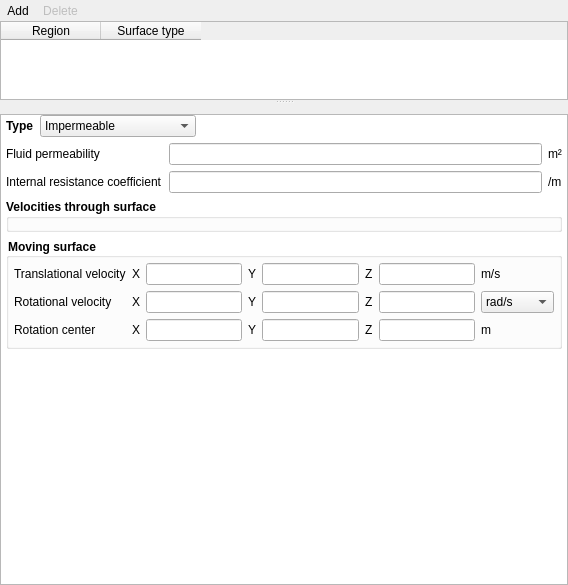
<?xml version="1.0" encoding="UTF-8"?>
<ui version="4.0">
 <class>internal_surfaces</class>
 <widget class="QWidget" name="internal_surfaces">
  <property name="geometry">
   <rect>
    <x>0</x>
    <y>0</y>
    <width>568</width>
    <height>585</height>
   </rect>
  </property>
  <property name="windowTitle">
   <string>Internal surfaces</string>
  </property>
  <property name="styleSheet">
   <string notr="true"/>
  </property>
  <layout class="QVBoxLayout" name="verticalLayout">
   <property name="spacing">
    <number>0</number>
   </property>
   <property name="leftMargin">
    <number>0</number>
   </property>
   <property name="topMargin">
    <number>0</number>
   </property>
   <property name="rightMargin">
    <number>0</number>
   </property>
   <property name="bottomMargin">
    <number>0</number>
   </property>
   <item>
    <widget class="QSplitter" name="splitter">
     <property name="orientation">
      <enum>Qt::Vertical</enum>
     </property>
     <widget class="QWidget" name="top_frame" native="true">
      <property name="sizePolicy">
       <sizepolicy hsizetype="Expanding" vsizetype="MinimumExpanding">
        <horstretch>0</horstretch>
        <verstretch>0</verstretch>
       </sizepolicy>
      </property>
      <property name="maximumSize">
       <size>
        <width>16777215</width>
        <height>100</height>
       </size>
      </property>
      <layout class="QVBoxLayout" name="verticalLayout_3">
       <property name="spacing">
        <number>0</number>
       </property>
       <property name="leftMargin">
        <number>0</number>
       </property>
       <property name="topMargin">
        <number>0</number>
       </property>
       <property name="rightMargin">
        <number>0</number>
       </property>
       <property name="bottomMargin">
        <number>0</number>
       </property>
       <item>
        <widget class="QWidget" name="frame_add_delete" native="true">
         <layout class="QHBoxLayout" name="horizontalLayout_7">
          <property name="spacing">
           <number>0</number>
          </property>
          <property name="leftMargin">
           <number>0</number>
          </property>
          <property name="topMargin">
           <number>0</number>
          </property>
          <property name="rightMargin">
           <number>0</number>
          </property>
          <property name="bottomMargin">
           <number>0</number>
          </property>
          <item>
           <layout class="QHBoxLayout" name="horizontalLayout">
            <item>
             <widget class="QToolButton" name="toolbutton_add">
              <property name="toolTip">
               <string>Define new internal surface over one or more regions</string>
              </property>
              <property name="text">
               <string>Add</string>
              </property>
              <property name="autoRaise">
               <bool>true</bool>
              </property>
             </widget>
            </item>
            <item>
             <widget class="QToolButton" name="toolbutton_delete">
              <property name="enabled">
               <bool>false</bool>
              </property>
              <property name="toolTip">
               <string>Delete internal surface</string>
              </property>
              <property name="text">
               <string>Delete</string>
              </property>
              <property name="autoRaise">
               <bool>true</bool>
              </property>
             </widget>
            </item>
            <item>
             <spacer name="horizontalSpacer">
              <property name="orientation">
               <enum>Qt::Horizontal</enum>
              </property>
              <property name="sizeHint" stdset="0">
               <size>
                <width>40</width>
                <height>20</height>
               </size>
              </property>
             </spacer>
            </item>
           </layout>
          </item>
         </layout>
        </widget>
       </item>
       <item>
        <widget class="QTableWidget" name="tablewidget_regions">
         <property name="maximumSize">
          <size>
           <width>16777215</width>
           <height>100</height>
          </size>
         </property>
         <property name="selectionMode">
          <enum>QAbstractItemView::SingleSelection</enum>
         </property>
         <property name="selectionBehavior">
          <enum>QAbstractItemView::SelectRows</enum>
         </property>
         <attribute name="horizontalHeaderHighlightSections">
          <bool>false</bool>
         </attribute>
         <attribute name="verticalHeaderVisible">
          <bool>false</bool>
         </attribute>
         <column>
          <property name="text">
           <string>Region</string>
          </property>
         </column>
         <column>
          <property name="text">
           <string>Surface type</string>
          </property>
         </column>
        </widget>
       </item>
      </layout>
     </widget>
     <widget class="QWidget" name="bottom_frame" native="true">
      <property name="sizePolicy">
       <sizepolicy hsizetype="Expanding" vsizetype="Expanding">
        <horstretch>0</horstretch>
        <verstretch>0</verstretch>
       </sizepolicy>
      </property>
      <layout class="QGridLayout" name="gridLayout_15">
       <property name="leftMargin">
        <number>0</number>
       </property>
       <property name="topMargin">
        <number>10</number>
       </property>
       <property name="rightMargin">
        <number>0</number>
       </property>
       <property name="bottomMargin">
        <number>0</number>
       </property>
       <item row="0" column="0">
        <layout class="QHBoxLayout" name="horizontalLayout_2"/>
       </item>
       <item row="1" column="0">
        <widget class="QScrollArea" name="scrollarea_detail">
         <property name="sizePolicy">
          <sizepolicy hsizetype="Expanding" vsizetype="MinimumExpanding">
           <horstretch>0</horstretch>
           <verstretch>0</verstretch>
          </sizepolicy>
         </property>
         <property name="minimumSize">
          <size>
           <width>0</width>
           <height>0</height>
          </size>
         </property>
         <property name="styleSheet">
          <string notr="true">QWidget#detail_pane {background-color: white}</string>
         </property>
         <property name="widgetResizable">
          <bool>true</bool>
         </property>
         <widget class="QWidget" name="detail_pane">
          <property name="geometry">
           <rect>
            <x>0</x>
            <y>0</y>
            <width>566</width>
            <height>454</height>
           </rect>
          </property>
          <layout class="QVBoxLayout" name="verticalLayout_4">
           <property name="leftMargin">
            <number>5</number>
           </property>
           <property name="topMargin">
            <number>0</number>
           </property>
           <property name="rightMargin">
            <number>5</number>
           </property>
           <property name="bottomMargin">
            <number>0</number>
           </property>
           <item>
            <layout class="QVBoxLayout" name="verticalLayout_2">
             <item>
              <widget class="QWidget" name="frame_fluid_parameters" native="true">
               <layout class="QGridLayout" name="gridLayout_3">
                <property name="leftMargin">
                 <number>0</number>
                </property>
                <property name="topMargin">
                 <number>0</number>
                </property>
                <property name="rightMargin">
                 <number>0</number>
                </property>
                <property name="bottomMargin">
                 <number>0</number>
                </property>
                <item row="3" column="0" colspan="3">
                 <widget class="QGroupBox" name="groupbox_solids_velocities">
                  <property name="font">
                   <font>
                    <weight>75</weight>
                    <bold>true</bold>
                   </font>
                  </property>
                  <property name="title">
                   <string>Velocities through surface</string>
                  </property>
                  <property name="flat">
                   <bool>true</bool>
                  </property>
                  <layout class="QGridLayout" name="gridLayout_3">
                   <property name="leftMargin">
                    <number>5</number>
                   </property>
                   <property name="topMargin">
                    <number>5</number>
                   </property>
                   <property name="rightMargin">
                    <number>5</number>
                   </property>
                   <property name="bottomMargin">
                    <number>5</number>
                   </property>
                  </layout>
                 </widget>
                </item>
                <item row="2" column="1">
                 <widget class="LineEdit" name="lineedit_keyword_is_pc_args_IS_2"/>
                </item>
                <item row="5" column="1">
                 <spacer name="verticalSpacer">
                  <property name="orientation">
                   <enum>Qt::Vertical</enum>
                  </property>
                  <property name="sizeHint" stdset="0">
                   <size>
                    <width>20</width>
                    <height>40</height>
                   </size>
                  </property>
                 </spacer>
                </item>
                <item row="2" column="2">
                 <widget class="QLabel" name="label_is_pc_2_units">
                  <property name="text">
                   <string>/m</string>
                  </property>
                 </widget>
                </item>
                <item row="0" column="0" colspan="3">
                 <layout class="QHBoxLayout" name="horizontalLayout_3">
                  <property name="spacing">
                   <number>6</number>
                  </property>
                  <item>
                   <widget class="QLabel" name="label_is_type">
                    <property name="font">
                     <font>
                      <weight>75</weight>
                      <bold>true</bold>
                     </font>
                    </property>
                    <property name="text">
                     <string>Type</string>
                    </property>
                   </widget>
                  </item>
                  <item>
                   <widget class="ComboBox" name="combobox_is_type">
                    <item>
                     <property name="text">
                      <string>Impermeable</string>
                     </property>
                    </item>
                    <item>
                     <property name="text">
                      <string>X-axis impermeable</string>
                     </property>
                    </item>
                    <item>
                     <property name="text">
                      <string>Y-axis impermeable</string>
                     </property>
                    </item>
                    <item>
                     <property name="text">
                      <string>Z-axis impermeable</string>
                     </property>
                    </item>
                    <item>
                     <property name="text">
                      <string>Semi-permeable</string>
                     </property>
                    </item>
                    <item>
                     <property name="text">
                      <string>X-axis semi-permeable</string>
                     </property>
                    </item>
                    <item>
                     <property name="text">
                      <string>Y-axis semi-permeable</string>
                     </property>
                    </item>
                    <item>
                     <property name="text">
                      <string>Z-axis semi-permeable</string>
                     </property>
                    </item>
                    <item>
                     <property name="text">
                      <string>Moveable (STL)</string>
                     </property>
                    </item>
                   </widget>
                  </item>
                  <item>
                   <spacer name="horizontalSpacer_2">
                    <property name="orientation">
                     <enum>Qt::Horizontal</enum>
                    </property>
                    <property name="sizeHint" stdset="0">
                     <size>
                      <width>40</width>
                      <height>20</height>
                     </size>
                    </property>
                   </spacer>
                  </item>
                 </layout>
                </item>
                <item row="1" column="0">
                 <widget class="QLabel" name="label_is_pc_1">
                  <property name="text">
                   <string>Fluid permeability</string>
                  </property>
                 </widget>
                </item>
                <item row="1" column="2">
                 <widget class="QLabel" name="label_is_pc_1_units">
                  <property name="text">
                   <string>m²</string>
                  </property>
                 </widget>
                </item>
                <item row="2" column="0">
                 <widget class="QLabel" name="label_is_pc_2">
                  <property name="text">
                   <string>Internal resistance coefficient</string>
                  </property>
                 </widget>
                </item>
                <item row="1" column="1">
                 <widget class="LineEdit" name="lineedit_keyword_is_pc_args_IS_1"/>
                </item>
                <item row="4" column="0" colspan="3">
                 <widget class="QGroupBox" name="groupbox_moving_surface">
                  <property name="styleSheet">
                   <string notr="true">QGroupBox {font-weight: bold;}</string>
                  </property>
                  <property name="title">
                   <string>Moving surface</string>
                  </property>
                  <layout class="QGridLayout" name="gridLayout">
                   <property name="leftMargin">
                    <number>5</number>
                   </property>
                   <property name="topMargin">
                    <number>5</number>
                   </property>
                   <property name="rightMargin">
                    <number>5</number>
                   </property>
                   <property name="bottomMargin">
                    <number>5</number>
                   </property>
                   <item row="0" column="0">
                    <widget class="QLabel" name="label_is_wall_vel">
                     <property name="text">
                      <string>Translational velocity</string>
                     </property>
                    </widget>
                   </item>
                   <item row="1" column="2">
                    <widget class="LineEdit" name="lineedit_keyword_is_wall_omega_args_IS_1"/>
                   </item>
                   <item row="1" column="6">
                    <widget class="LineEdit" name="lineedit_keyword_is_wall_omega_args_IS_3"/>
                   </item>
                   <item row="0" column="3">
                    <widget class="QLabel" name="label_is_wall_vel_y">
                     <property name="text">
                      <string>Y</string>
                     </property>
                    </widget>
                   </item>
                   <item row="0" column="1">
                    <widget class="QLabel" name="label_is_wall_vel_x">
                     <property name="text">
                      <string>X</string>
                     </property>
                    </widget>
                   </item>
                   <item row="0" column="2">
                    <widget class="LineEdit" name="lineedit_keyword_is_wall_vel_args_IS_1"/>
                   </item>
                   <item row="0" column="5">
                    <widget class="QLabel" name="label_is_wall_vel_z">
                     <property name="text">
                      <string>Z</string>
                     </property>
                    </widget>
                   </item>
                   <item row="0" column="4">
                    <widget class="LineEdit" name="lineedit_keyword_is_wall_vel_args_IS_2"/>
                   </item>
                   <item row="0" column="7">
                    <widget class="QLabel" name="label_is_wall_vel_unit">
                     <property name="text">
                      <string>m/s</string>
                     </property>
                    </widget>
                   </item>
                   <item row="1" column="4">
                    <widget class="LineEdit" name="lineedit_keyword_is_wall_omega_args_IS_2"/>
                   </item>
                   <item row="0" column="6">
                    <widget class="LineEdit" name="lineedit_keyword_is_wall_vel_args_IS_3"/>
                   </item>
                   <item row="2" column="2">
                    <widget class="LineEdit" name="lineedit_keyword_is_wall_rot_center_args_IS_1"/>
                   </item>
                   <item row="2" column="4">
                    <widget class="LineEdit" name="lineedit_keyword_is_wall_rot_center_args_IS_2"/>
                   </item>
                   <item row="2" column="6">
                    <widget class="LineEdit" name="lineedit_keyword_is_wall_rot_center_args_IS_3"/>
                   </item>
                   <item row="1" column="1">
                    <widget class="QLabel" name="label_is_wall_omega_x">
                     <property name="text">
                      <string>X</string>
                     </property>
                    </widget>
                   </item>
                   <item row="2" column="1">
                    <widget class="QLabel" name="label_is_wall_rot_center_x">
                     <property name="text">
                      <string>X</string>
                     </property>
                    </widget>
                   </item>
                   <item row="1" column="3">
                    <widget class="QLabel" name="label_is_wall_omega_y">
                     <property name="text">
                      <string>Y</string>
                     </property>
                    </widget>
                   </item>
                   <item row="2" column="3">
                    <widget class="QLabel" name="label_is_wall_rot_center_y">
                     <property name="text">
                      <string>Y</string>
                     </property>
                    </widget>
                   </item>
                   <item row="1" column="5">
                    <widget class="QLabel" name="label_is_wall_omega_z">
                     <property name="text">
                      <string>Z</string>
                     </property>
                    </widget>
                   </item>
                   <item row="2" column="5">
                    <widget class="QLabel" name="label_is_wall_rot_center_z">
                     <property name="text">
                      <string>Z</string>
                     </property>
                    </widget>
                   </item>
                   <item row="2" column="7">
                    <widget class="QLabel" name="label_is_wall_rot_center_unit">
                     <property name="text">
                      <string>m</string>
                     </property>
                    </widget>
                   </item>
                   <item row="1" column="0">
                    <widget class="QLabel" name="label_is_wall_omega">
                     <property name="text">
                      <string>Rotational velocity</string>
                     </property>
                    </widget>
                   </item>
                   <item row="2" column="0">
                    <widget class="QLabel" name="label_is_wall_rot_center">
                     <property name="text">
                      <string>Rotation center</string>
                     </property>
                    </widget>
                   </item>
                   <item row="1" column="7">
                    <widget class="ComboBox" name="combobox_keyword_omega_unit">
                     <item>
                      <property name="text">
                       <string>rad/s</string>
                      </property>
                     </item>
                     <item>
                      <property name="text">
                       <string>deg/s</string>
                      </property>
                     </item>
                     <item>
                      <property name="text">
                       <string>rev/s</string>
                      </property>
                     </item>
                     <item>
                      <property name="text">
                       <string>rad/min</string>
                      </property>
                     </item>
                     <item>
                      <property name="text">
                       <string>deg/min</string>
                      </property>
                     </item>
                     <item>
                      <property name="text">
                       <string>rev/min</string>
                      </property>
                     </item>
                    </widget>
                   </item>
                  </layout>
                 </widget>
                </item>
               </layout>
              </widget>
             </item>
            </layout>
           </item>
          </layout>
         </widget>
        </widget>
       </item>
      </layout>
     </widget>
    </widget>
   </item>
  </layout>
 </widget>
 <customwidgets>
  <customwidget>
   <class>LineEdit</class>
   <extends>QLineEdit</extends>
   <header>mfixgui.widgets.base</header>
  </customwidget>
  <customwidget>
   <class>ComboBox</class>
   <extends>QComboBox</extends>
   <header>mfixgui.widgets.base</header>
  </customwidget>
 </customwidgets>
 <tabstops>
  <tabstop>tablewidget_regions</tabstop>
  <tabstop>toolbutton_add</tabstop>
  <tabstop>toolbutton_delete</tabstop>
  <tabstop>scrollarea_detail</tabstop>
  <tabstop>combobox_is_type</tabstop>
  <tabstop>lineedit_keyword_is_pc_args_IS_1</tabstop>
  <tabstop>lineedit_keyword_is_pc_args_IS_2</tabstop>
  <tabstop>lineedit_keyword_is_wall_vel_args_IS_1</tabstop>
  <tabstop>lineedit_keyword_is_wall_vel_args_IS_2</tabstop>
  <tabstop>lineedit_keyword_is_wall_vel_args_IS_3</tabstop>
  <tabstop>lineedit_keyword_is_wall_omega_args_IS_1</tabstop>
  <tabstop>lineedit_keyword_is_wall_omega_args_IS_2</tabstop>
  <tabstop>lineedit_keyword_is_wall_omega_args_IS_3</tabstop>
  <tabstop>combobox_keyword_omega_unit</tabstop>
  <tabstop>lineedit_keyword_is_wall_rot_center_args_IS_1</tabstop>
  <tabstop>lineedit_keyword_is_wall_rot_center_args_IS_2</tabstop>
  <tabstop>lineedit_keyword_is_wall_rot_center_args_IS_3</tabstop>
 </tabstops>
 <resources/>
 <connections/>
</ui>
